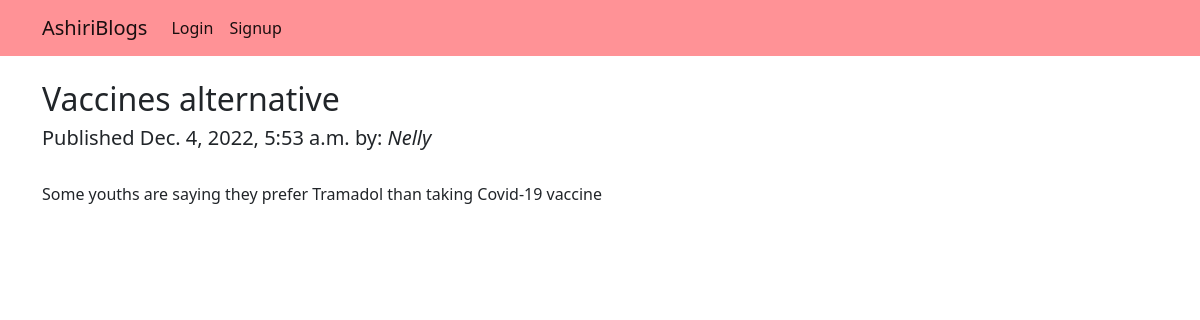
/ashiriblogapp/article_detail/vaccines_alternative/, run on the app's committed database.
### ashiriblogapp/models.py (models this page shows, shortened)
class blogs(models.Model):
		title = models.CharField(max_length=200)
		description = models.TextField()
		slug = models.SlugField(max_length=100, unique=True)
		published = models.DateTimeField(auto_now_add=True)
		author = models.ForeignKey(User, on_delete=models.CASCADE) #a one to many relationship model

### ashiriblogapp/views.py (the view)
# urls.py: path('article_detail/<slug:slug>/', views.article_detail, name='article_detail'),
def article_detail(request, slug):
		detail = get_object_or_404(blogs, slug=slug)
		return render(request, 'ashiriblogapp/details.html', {'detail':detail})

### ashiriblogapp/templates/ashiriblogapp/details.html (shortened to what this page needs)
{% extends "ashiriblogapp/base.html" %}
{% block body %}
<div class="container mt-4">
			<h2>{{detail.title}}</h2>
			<h5>Published {{detail.published}} by: <i>{{detail.author}}</i></h5>
			<br>
				<p>{{detail.description}}</p>
		</div>
{% endblock %}

### data on the page
blogs: title "Vaccines alternative", published "Dec. 4, 2022, 5:53 a.m.", author "Nelly", description "Some youths are saying they prefer Tramadol than taking Covid-19 vaccine"
